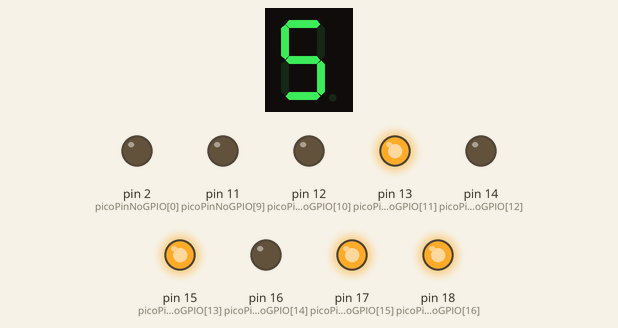
Simulated run of this sketch. Board: Arduino Uno, built with avr-gcc and run on an emulated ATmega328P. On the bench: 1-digit seven-segment display, output pins drawn as LEDs (lit = HIGH). Wiring (inferred from the names in the program): 1-digit 7-segment display, segments lit when HIGH: segments pin 5, pin 4, pin 7, pin 8, pin 6, pin 9, pin 10, pin 3. The segment pins are drawn as the display they are named for; pins used as bus, display or sensor lines are not drawn.

Above: at 0.1 s.
At 15.3 s:
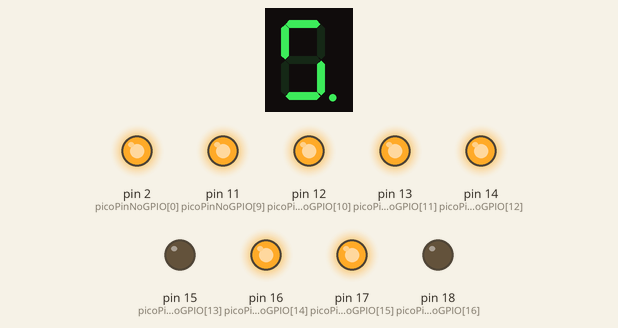
At 17.7 s:
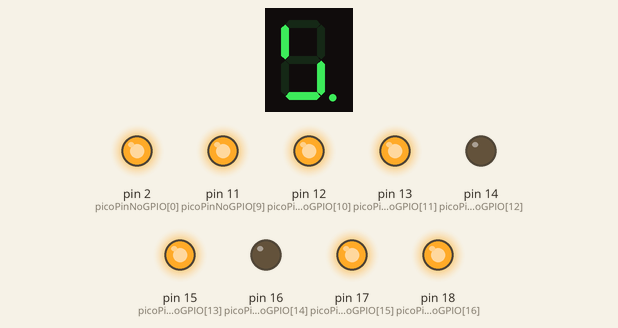
At 21.7 s:
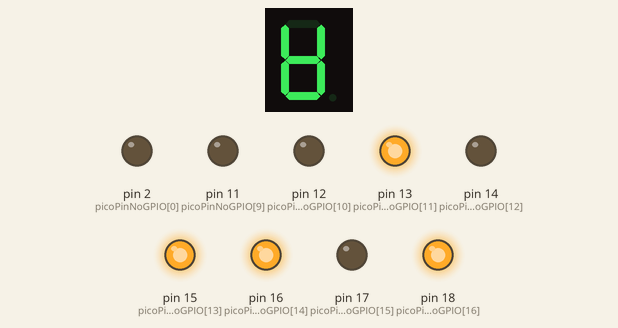
At 26.5 s:
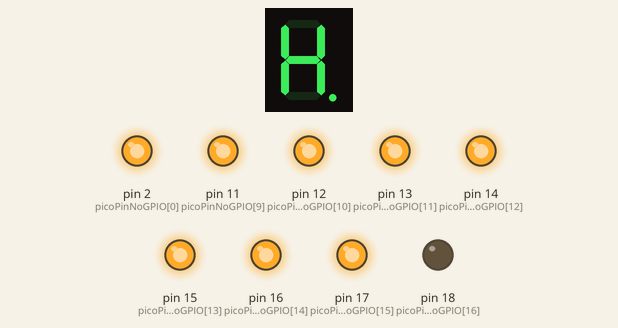
At 36.9 s:
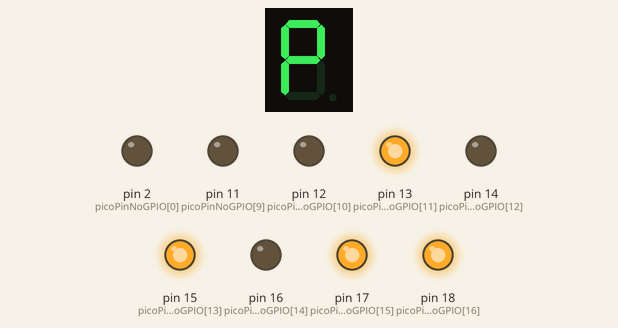
Timing chart, 0 to 40.0 s (numbered marks = the images above):
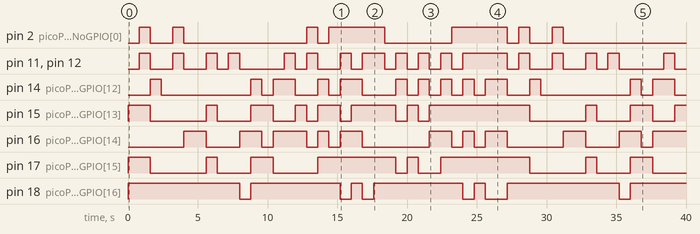

The sketch:

comp1.ino
```cpp
#ifndef _HAL_H_

        #define _HAL_H_
        #define NUM_LED_SEGMENTS 17   // Do NOT change this

        // HAL: HAL stands for Hardware Abstraction Layer
        // If any hardware wiring etc is changed only this file is affected,
        // remaining software, remains same
        // This is how Embedded Software Engineers do!
        //
        // Also BSP means Board Support Package, which we will study .... some other time.
        //

        // As per the circuit diagram :
        //                                      A2,A1, F, H,   E, J, M, N,    L,D2,D1,DP,    C,G1, B,G2,   K
        int picoPinNoGPIO[NUM_LED_SEGMENTS] = {  2, 3, 4, 5,   6, 7, 8, 9,   10,11,12,13,   14,15,16,17,  18 };
        //                                                                   NOTE     DP is not working the actual display

#endif  // _HAL_H_

//#include "font.h"
#ifndef _FONT_H_

            #define _FONT_H_


            //#include "hal.h"


            #define NUMBER_OF_SYMBOLS  38 // (10 + 26 + 1 + 1 ) 0-9:numbers; 26 Alphabets; 1 Error Symbol, 1 Blank Space


            ////// Set up which segments have to be turned ON or OFF for each letter or symbol
            ////// you can identify the neccesary pattern using the font.png mapping file
            int fontSymbolBits[NUMBER_OF_SYMBOLS][NUM_LED_SEGMENTS] = {
            //  A2,A1, F, H, E, J, M, N, L,D2,D1,DP, C,G1, B,G2, K
               { 0, 0, 0, 1, 0, 1, 1, 1, 1, 0, 0, 1, 0, 1, 0, 1, 1}, // 0
               { 1, 1, 1, 1, 1, 1, 1, 1, 1, 1, 1, 1, 0, 1, 0, 1, 1}, // 1
               { 0, 0, 1, 1, 0, 1, 1, 1, 1, 0, 0, 1, 1, 0, 0, 0, 1}, // 2
               { 0, 0, 1, 1, 1, 1, 1, 1, 1, 0, 0, 1, 0, 0, 0, 0, 1}, // 3 DIY: Do It Yourself
               { 1, 1, 0, 1, 1, 1, 1, 1, 1, 1, 1, 1, 0, 0, 0, 0, 1}, // 4 DIY

            //  A2,A1, F, H, E, J, M, N, L,D2,D1,DP, C,G1, B,G2, K
               { 0, 0, 0, 1, 1, 1, 1, 1, 1, 0, 0, 1, 0, 0, 1, 0, 1}, // 5 DIY
               { 0, 0, 0, 1, 0, 1, 1, 1, 1, 0, 0, 1, 0, 0, 1, 0, 1}, // 6 DIY
               { 0, 0, 0, 1, 1, 1, 1, 1, 1, 1, 1, 1, 0, 1, 0, 1, 1}, // 7 DIY
               { 0, 0, 0, 1, 0, 1, 1, 1, 1, 0, 0, 1, 0, 0, 0, 0, 1}, // 8 DIY
               { 0, 0, 0, 1, 1, 1, 1, 1, 1, 0, 0, 1, 0, 0, 0, 0, 1}, // 9 DIY

            //  A2,A1, F, H, E, J, M, N, L,D2,D1,DP, C,G1, B,G2, K

               { 0, 0, 0, 1, 0, 1, 1, 1, 1, 1, 1, 1, 0, 0, 0, 0, 1}, // A
               { 0, 0, 0, 1, 0, 1, 1, 1, 1, 0, 0, 1, 0, 0, 1, 0, 0}, // B
               { 0, 0, 0, 1, 0, 1, 1, 1, 1, 0, 0, 1, 1, 1, 1, 1, 1}, // C
               { 0, 0, 1, 1, 1, 0, 0, 1, 1, 0, 0, 1, 0, 1, 0, 1, 1}, // D
               { 0, 0, 0, 1, 0, 1, 1, 1, 1, 0, 0, 1, 1, 0, 1, 0, 1}, // E DIY


            //  A2,A1, F, H, E, J, M, N, L,D2,D1,DP, C,G1, B,G2, K
               { 0, 0, 0, 1, 0, 1, 1, 1, 1, 1, 1, 1, 1, 0, 1, 0, 1}, // F DIY
               { 0, 0, 0, 1, 0, 1, 1, 1, 1, 0, 0, 1, 0, 1, 1, 0, 1}, // G DIY
               { 1, 1, 0, 1, 0, 1, 1, 1, 1, 1, 1, 1, 0, 0, 0, 0, 1}, // H DIY
               { 0, 0, 1, 1, 1, 0, 0, 1, 1, 0, 0, 1, 1, 1, 1, 1, 1}, // I DIY
               { 1, 1, 1, 1, 0, 1, 1, 1, 1, 0, 0, 1, 0, 1, 0, 1, 1}, // J DIY

            //  A2,A1, F, H, E, J, M, N, L,D2,D1,DP, C,G1, B,G2, K
               { 1, 1, 0, 1, 0, 1, 1, 1, 0, 1, 1, 1, 1, 0, 1, 1, 0}, // K DIY
               { 1, 1, 0, 1, 0, 1, 1, 1, 1, 0, 0, 1, 1, 1, 1, 1, 1}, // L DIY
               { 1, 1, 0, 0, 0, 1, 0, 1, 1, 1, 1, 1, 0, 1, 0, 1, 0}, // M DIY
               { 1, 1, 0, 0, 0, 1, 1, 1, 0, 1, 1, 1, 0, 1, 0, 1, 1}, // N DIY
               { 0, 0, 0, 1, 0, 1, 1, 1, 1, 0, 0, 1, 0, 1, 0, 1, 1}, // O DIY

            //  A2,A1, F, H, E, J, M, N, L,D2,D1,DP, C,G1, B,G2, K
               { 0, 0, 0, 1, 0, 1, 1, 1, 1, 1, 1, 1, 1, 0, 0, 0, 1}, // P DIY
               { 0, 0, 0, 1, 0, 1, 1, 1, 0, 0, 0, 1, 0, 1, 0, 1, 1}, // Q DIY
               { 0, 0, 0, 1, 0, 1, 1, 1, 0, 1, 1, 1, 1, 0, 0, 0, 1}, // R DIY
               { 0, 0, 1, 0, 1, 1, 1, 1, 1, 0, 0, 1, 0, 1, 1, 0, 1}, // S DIY
               { 0, 0, 1, 1, 1, 0, 0, 1, 1, 1, 1, 1, 1, 1, 1, 1, 1}, // T DIY


            //  A2,A1, F, H, E, J, M, N, L,D2,D1,DP, C,G1, B,G2, K
               { 1, 1, 0, 1, 0, 1, 1, 1, 1, 0, 0, 1, 0, 1, 0, 1, 1}, // U DIY
               { 1, 1, 0, 1, 0, 1, 1, 0, 1, 1, 1, 1, 1, 1, 1, 1, 0}, // V DIY
               { 1, 1, 0, 1, 0, 0, 1, 0, 0, 1, 1, 1, 0, 1, 0, 1, 1}, // W DIY
               { 1, 1, 1, 0, 1, 1, 1, 0, 0, 1, 1, 1, 1, 1, 1, 1, 0}, // X DIY
               { 1, 1, 1, 0, 1, 1, 0, 1, 1, 1, 1, 1, 1, 1, 1, 1, 0}, // Y DIY

            //  A2,A1, F, H, E, J, M, N, L,D2,D1,DP, C,G1, B,G2, K
               { 0, 0, 1, 1, 1, 1, 1, 0, 1, 0, 0, 1, 1, 1, 1, 1, 0}, // Z
               { 1, 1, 1, 1, 1, 1, 1, 1, 1, 1, 1, 1, 1, 1, 1, 1, 1}, // CLEAR ALL
               { 0, 0, 1, 0, 1, 1, 1, 0, 1, 0, 0, 1, 1, 1, 1, 1, 1}, // ERROR Indicator: A Sigma like symbol!
            };

#endif  // _FONT_H_

//////////////////////////////////////////////////////////////////////////////
void setup()
{
//For loop to declare all pins as an output
 for (int i = 0; i < NUM_LED_SEGMENTS; i++) {
   pinMode(picoPinNoGPIO[i], OUTPUT);
 }

 displayAlphaNum(' ');  // CLEAR

 Serial.begin(9600);
 while (!Serial) {
    ; // wait for serial port to connect. Needed for native USB
  }
}
//////////////////////////////////////////////////////////////////////////////
//////////////////////////////////////////////////////////////////////////////
int serialNumber = 1;
void loop()
{
   digitalWrite(LED_BUILTIN,HIGH);
    static char charToDisplay='0';

//    Serial.print("\r\n  ");
//    Serial.print(serialNumber);
//    Serial.print("  What do you want to display? ");
//    Serial.print("\r\n  Enter anything from 0-9, A-Z :  ");

//    charToDisplay = easyReadCharFromSerial();

//    Serial.print("\r\n  Your wish is my command! \r\n  I will send ");
//    Serial.print(charToDisplay);
//    Serial.print(" to the Alpha-Numeric display.");
//    Serial.print("\r\n  -------------------------- \r\n");
    if(charToDisplay =='9')
    {
      charToDisplay ='A';
    }
    if(charToDisplay ==( 'Y'+1))
    {
      charToDisplay='0';
    }
    displayAlphaNum(charToDisplay++);

    delay(800);
//    displayAlphaNum(' ');  // CLEAR: Save Power and also increase the life of the Display !!!
//    serialNumber++;
}
//////////////////////////////////////////////////////////////////////////////
//////////////////////////////////////////////////////////////////////////////
char easyReadCharFromSerial(void)
{
    char received;

    while(Serial.available() <= 0)
    {
        ;  // wait in-definately, until someone send atleast a char
    }

    received = Serial.read();

    flushSerialPortBuffer(); // Clean any char


   return received;
}
//////////////////////////////////////////////////////////////////////////////
//////////////////////////////////////////////////////////////////////////////
void flushSerialPortBuffer(void)
{

    char dummyUselessCharVariable;

    while(Serial.available() > 0)
    {
        dummyUselessCharVariable =  Serial.read(); // gobble1 (eat up) all chars stored in serial buffer
    }


}
//////////////////////////////////////////////////////////////////////////////
//////////////////////////////////////////////////////////////////////////////
void displayAlphaNumString(char s[], int inBetweenDelay)
{
    for(int i=0; i< strlen(s); i++)
    {
        displayAlphaNum(s[i]);
        delay(inBetweenDelay);
    }
}
//////////////////////////////////////////////////////////////////////////////
//////////////////////////////////////////////////////////////////////////////
void displayAlphaNum(char ch)
{
  int fontArrayRowNumber;

       if(ch >= '0' && ch <= '9')
          fontArrayRowNumber = ch - '0'; // or ch -48 or ch - "ASCII OF ZERO" all are same
  else if(ch >= 'A' && ch <= 'Z')
          fontArrayRowNumber = 10 + (ch - 'A'); // After 0 to 9 there are Alphabets
  else if(ch == ' ')
          fontArrayRowNumber = 10 + 26 + 0; // Index of : BLANK: CLEAR ALL BITS
       else
          fontArrayRowNumber = 10 + 26 + 1 + 0; // Error Indicator Symbol: if it is NOT 0-9, A-Z or space then error symbol is diaplayed


  for(int pinNoIndex =0; pinNoIndex < NUM_LED_SEGMENTS; pinNoIndex++)
    {
        digitalWrite( picoPinNoGPIO[pinNoIndex], fontSymbolBits[fontArrayRowNumber][pinNoIndex]);

    }

}
//////////////////////////////////////////////////////////////////////////////
//////////////////////////////////////////////////////////////////////////////
```

Measured:
- by itself, pin 2 (picoPinNoGPIO[0]): LOW → HIGH at 0.80 s, → LOW 0.80 s later, → HIGH 1.6 s later, → LOW 0.80 s later, … (14 changes in this stretch)
- by itself, pin 16 (picoPinNoGPIO[14]): LOW → HIGH at 4.0 s, → LOW 1.6 s later, → HIGH 2.4 s later, → LOW 1.6 s later, … (21 changes in this stretch)
- by itself, pin 14 (picoPinNoGPIO[12]): LOW → HIGH at 1.6 s, → LOW 0.80 s later, → HIGH 6.4 s later, → LOW 0.80 s later, … (26 changes in this stretch)
- by itself, pin 15 (picoPinNoGPIO[13]): HIGH → LOW at 1.6 s, → HIGH 4.0 s later, → LOW 0.80 s later, → HIGH 2.4 s later, … (20 changes in this stretch)
- what the display in image 1 shows lasts 0.8 s, from 15.2 s to 16.0 s
